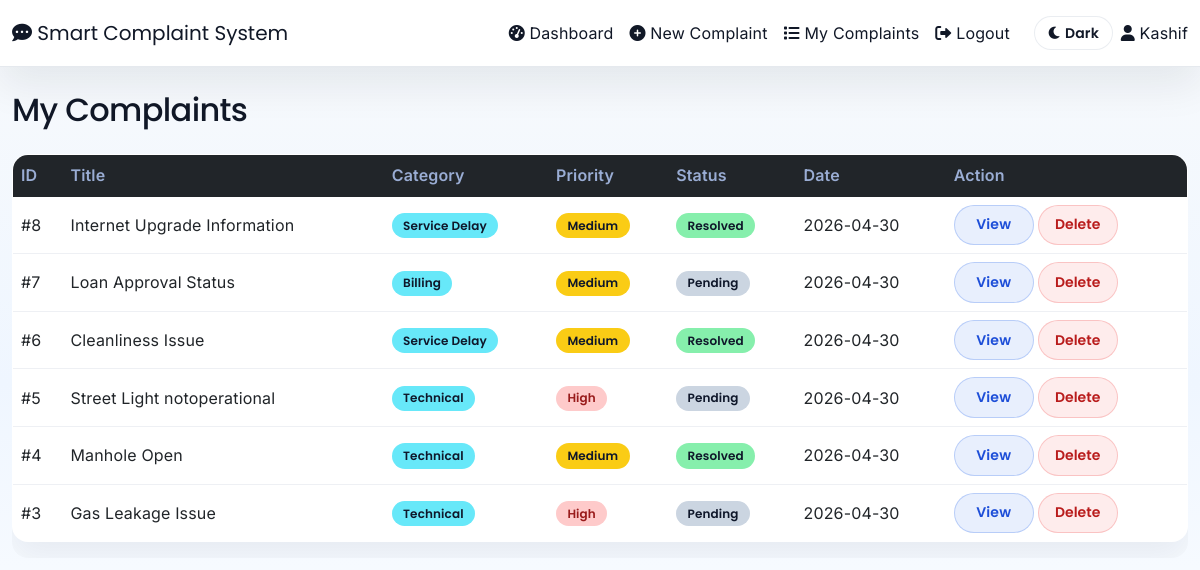
Page /my-complaints (signed in) on the committed database.
### app.py (models this page shows)
class User(UserMixin, db.Model):
    __tablename__ = 'users'
    id = db.Column(db.Integer, primary_key=True)
    email = db.Column(db.String(120), unique=True, nullable=False)
    name = db.Column(db.String(100), nullable=False)
    password_hash = db.Column(db.String(200), nullable=False)
    is_verified = db.Column(db.Boolean, default=False)
    is_admin = db.Column(db.Boolean, default=False)
    created_at = db.Column(db.DateTime, default=datetime.utcnow)
    complaints = db.relationship('Complaint', backref='user', lazy=True)
    resolutions = db.relationship('ResolutionLog', backref='resolved_by_user', lazy=True)

class Complaint(db.Model):
    __tablename__ = 'complaints'
    id = db.Column(db.Integer, primary_key=True)
    user_id = db.Column(db.Integer, db.ForeignKey('users.id'), nullable=False)
    title = db.Column(db.String(200), nullable=False)
    description = db.Column(db.Text, nullable=False)
    category = db.Column(db.String(50), nullable=False)
    severity_score = db.Column(db.Float, default=0.0)
    priority = db.Column(db.String(20), default='Medium')
    status = db.Column(db.String(20), default='Pending')
    sentiment = db.Column(db.String(20))
    department = db.Column(db.String(50))
    created_at = db.Column(db.DateTime, default=datetime.utcnow)
    updated_at = db.Column(db.DateTime, default=datetime.utcnow, onupdate=datetime.utcnow)
    resolution_logs = db.relationship('ResolutionLog', backref='complaint', lazy=True)

### app.py (the view)
@app.route('/my-complaints')
@login_required
def my_complaints():
    complaints = Complaint.query.filter_by(user_id=current_user.id).order_by(Complaint.created_at.desc()).all()
    return render_template('my_complaints.html', complaints=complaints)

### app.py (called while the page is built)
@login_manager.user_loader
def load_user(user_id):
    return User.query.get(int(user_id))

### templates/my_complaints.html (shortened to what this page needs)
{% extends "base.html" %}
{% block content %}
<h2 class="mb-4">My Complaints</h2>
<div class="table-responsive">
    <table class="table table-hover">
        <thead class="table-dark">
            <tr>
                <th>ID</th>
                <th>Title</th>
                <th>Category</th>
                <th>Priority</th>
                <th>Status</th>
                <th>Date</th>
                <th>Action</th>
            </tr>
        </thead>
        <tbody>
            {% for complaint in complaints %}
            <tr>
                <td>#{{ complaint.id }}</td>
                <td>{{ complaint.title }}</td>
                <td><span class="badge bg-info">{{ complaint.category }}</span></td>
                <td>
                    <span class="badge bg-{{ 'danger' if complaint.priority == 'High' else 'warning' if complaint.priority == 'Medium' else 'secondary' }}">
                        {{ complaint.priority }}
                    </span>
                </td>
                <td>
                    <span class="badge bg-{{ 'success' if complaint.status == 'Resolved' else 'warning' if complaint.status == 'In Progress' else 'secondary' }}">
                        {{ complaint.status }}
                    </span>
                </td>
                <td>{{ complaint.created_at.strftime('%Y-%m-%d') }}</td>
                <td>
                    <div class="d-flex flex-wrap gap-1">
                        <a href="{{ url_for('complaint_detail', complaint_id=complaint.id) }}" class="btn btn-sm btn-action btn-view">
                            View
                        </a>
                        <form method="post" action="{{ url_for('delete_complaint', complaint_id=complaint.id) }}" onsubmit="return confirm('Delete this complaint?');">
                            <button type="submit" class="btn btn-sm btn-action btn-delete">Delete</button>
                        </form>
                    </div>
                </td>
            </tr>
            {% endfor %}
        </tbody>
    </table>
</div>
{% endblock %}

### templates/base.html (shortened to what this page needs)
<!DOCTYPE html>
<html lang="en">
<head>
    <link href="https://cdn.jsdelivr.net/npm/bootstrap@5.1.3/dist/css/bootstrap.min.css" rel="stylesheet">
    <link href="https://cdnjs.cloudflare.com/ajax/libs/font-awesome/6.0.0/css/all.min.css" rel="stylesheet">
    <link href="{{ url_for('static', filename='css/style.css') }}?v=5" rel="stylesheet">
</head>
<body>
    <nav class="navbar navbar-expand-lg navbar-light">
        <div class="container">
            <a class="navbar-brand" href="{{ url_for('dashboard') if current_user.is_authenticated else url_for('login') }}">
                <i class="fas fa-comment-dots"></i> Smart Complaint System
            </a>
            <div class="collapse navbar-collapse" id="navbarNav">
                {% if current_user.is_authenticated %}
                <ul class="navbar-nav ms-auto">
                    {% if current_user.is_admin %}
                    <li class="nav-item">
                        <a class="nav-link" href="{{ url_for('admin_dashboard') }}">
                            <i class="fas fa-tachometer-alt"></i> Admin Dashboard
                        </a>
                    </li>
                    <li class="nav-item">
                        <a class="nav-link" href="{{ url_for('admin_settings') }}">
                            <i class="fas fa-cog"></i> Admin Settings
                        </a>
                    </li>
                    {% else %}
                    <li class="nav-item">
                        <a class="nav-link" href="{{ url_for('dashboard') }}">
                            <i class="fas fa-tachometer-alt"></i> Dashboard
                        </a>
                    </li>
                    <li class="nav-item">
                        <a class="nav-link" href="{{ url_for('submit_complaint') }}">
                            <i class="fas fa-plus-circle"></i> New Complaint
                        </a>
                    </li>
                    <li class="nav-item">
                        <a class="nav-link" href="{{ url_for('my_complaints') }}">
                            <i class="fas fa-list"></i> My Complaints
                        </a>
                    </li>
                    {% endif %}
                    <li class="nav-item">
                        <a class="nav-link" href="{{ url_for('logout') }}">
                            <i class="fas fa-sign-out-alt"></i> Logout
                        </a>
                    </li>
                </ul>
                <div class="navbar-text ms-3 d-flex align-items-center gap-2">
                    <button id="modeToggle" class="btn btn-sm btn-mode">
                        <i class="fas fa-moon"></i>
                        <span class="mode-label">Dark</span>
                    </button>
                    <span><i class="fas fa-user"></i> {{ current_user.name }}</span>
                </div>
                {% endif %}
            </div>
        </div>
    </nav>
    <div class="container mt-4">
        {% block content %}{% endblock %}
    </div>
</body>
</html>

### static/css/style.css (style rules this page uses)
:root { --surface: #f8fafc; --surface-dark: #e2e8f0; --panel: rgba(255,255,255,0.96); --panel-strong: rgba(255,255,255,0.99); --text: #111827; --muted: #475569; --accent: #2563eb; --accent-soft: #7dd3fc; --accent-strong: #1e40af; --primary: #0ea5e9; --primary-soft: #dbeafe; --success: #10b981; --warning: #f59e0b; --danger: #ef4444; }
body { font-family: 'Poppins', 'Inter', system-ui, -apple-system, BlinkMacSystemFont, 'Segoe UI', sans-serif; -webkit-font-smoothing: antialiased; -moz-osx-font-smoothing: grayscale; text-rendering: optimizeLegibility; color: var(--text); }
h1, h2, h3, h4, h5, h6, .navbar-brand, .btn, .badge { font-family: 'Poppins', 'Inter', system-ui, -apple-system, BlinkMacSystemFont, 'Segoe UI', sans-serif; }
h1, h2, h3, h4, h5, h6 { letter-spacing: -0.02em; }
p, span, td, th, label, .form-control, .nav-link { letter-spacing: 0.01em; }
body { background: linear-gradient(180deg, #f8fafc 0%, #eff6ff 48%, #ffffff 100%); min-height: 100vh; font-family: 'Inter', 'Segoe UI', Tahoma, Geneva, Verdana, sans-serif; color: var(--text); }
.navbar { background: #ffffff; box-shadow: 0 18px 40px rgba(15, 23, 42, 0.08); border-bottom: 1px solid rgba(148, 163, 184, 0.24); }
.navbar .nav-link, .navbar .navbar-brand, .navbar-text, .navbar-toggler-icon { color: var(--text) !important; }
.container, .container-fluid { max-width: 1200px; }
.card, .table-responsive, .alert, .form-control, .list-group-item { border-radius: 1rem; }
.btn-action { border-radius: 999px; padding: 0.55rem 1rem; min-width: 80px; text-align: center; font-weight: 600; transition: transform 0.2s ease, box-shadow 0.2s ease, background 0.2s ease; }
.btn-view { background: rgba(37, 99, 235, 0.1); color: #1d4ed8; border: 1px solid rgba(37, 99, 235, 0.24); }
.btn-delete { background: rgba(239, 68, 68, 0.1); color: #b91c1c; border: 1px solid rgba(239, 68, 68, 0.24); }
.btn { transition: transform 0.2s ease, box-shadow 0.2s ease; }
.btn-mode { border-radius: 999px; border: 1px solid rgba(148, 163, 184, 0.2); background: rgba(255,255,255,0.95); color: var(--text); padding: 0.35rem 0.8rem; font-weight: 600; }
.table { background: #ffffff; border-radius: 1rem; overflow: hidden; box-shadow: 0 16px 32px rgba(15, 23, 42, 0.06); border: 1px solid rgba(148, 163, 184, 0.16); }
.table thead { background: #207bd6; color: #111827; }
.table-dark { background: #f0f4f8 !important; color: #b8c1d6 !important; }
.table-dark th { color: #9aadd4 !important; border-bottom: 1px solid rgba(148, 163, 184, 0.16); font-weight: 600; }
.table-dark th, .table-dark td { border-top: none; }
.table th, .table td { vertical-align: middle; border-top: none; }
.badge { padding: 0.55em 0.95em; border-radius: 999px; font-weight: 600; border: none !important; box-shadow: none !important; background-clip: padding-box; }
.badge.bg-info { background-color: #67e8f9 !important; color: #0f172a !important; }
.badge.bg-warning { background-color: #facc15 !important; color: #0f172a !important; }
.badge.bg-secondary { background-color: #cbd5e1 !important; color: #0f172a !important; }
.badge.bg-success { background-color: #86efac !important; color: #0f172a !important; }
.badge.bg-danger { background-color: #fecaca !important; color: #991b1b !important; }

### rows in the picture
User: name "Kashif"
Complaint: id "8", title "Internet Upgrade Information", category "Service Delay", priority "Medium", status "Resolved", created_at "2026-04-30"
Complaint: id "7", title "Loan Approval Status", category "Billing", priority "Medium", status "Pending", created_at "2026-04-30"
Complaint: id "6", title "Cleanliness Issue", category "Service Delay", priority "Medium", status "Resolved", created_at "2026-04-30"
Complaint: id "5", title "Street Light notoperational", category "Technical", priority "High", status "Pending", created_at "2026-04-30"
Complaint: id "4", title "Manhole Open", category "Technical", priority "Medium", status "Resolved", created_at "2026-04-30"
Complaint: id "3", title "Gas Leakage Issue", category "Technical", priority "High", status "Pending", created_at "2026-04-30"
